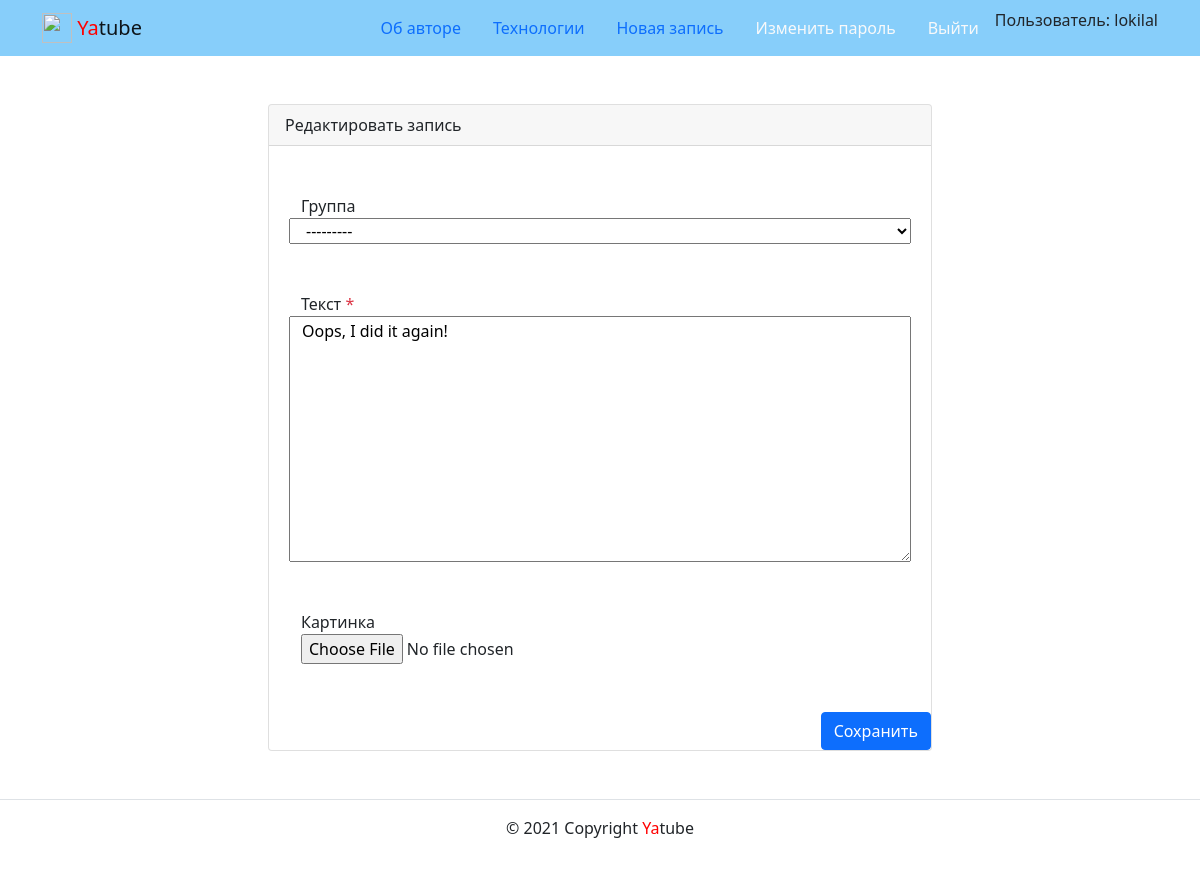
The page /posts/38/edit/ (signed in) on the database as committed earlier.
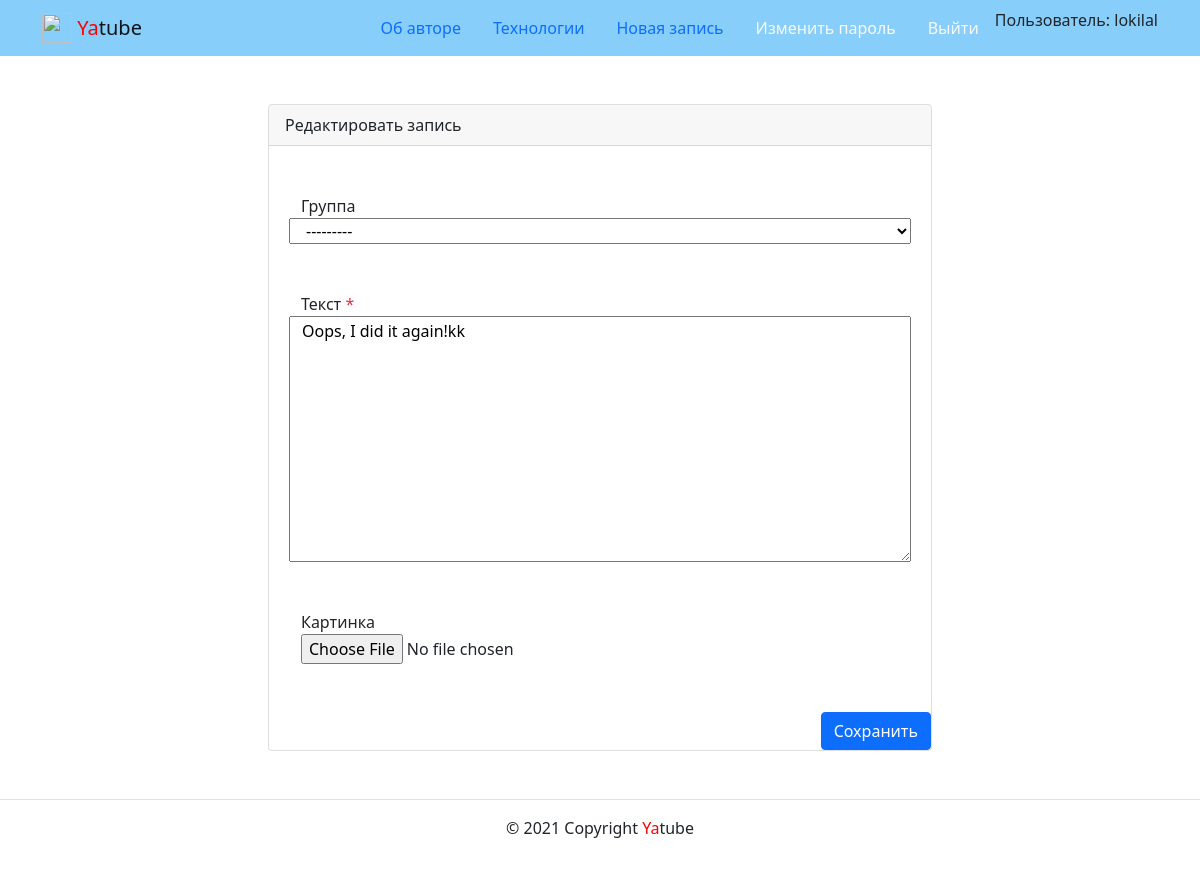
The same page on the database as committed later.
### posts/models.py (models this page shows, shortened)
class Post(models.Model):
    text = models.TextField()
    pub_date = models.DateTimeField(auto_now_add=True)
    author = models.ForeignKey(
        User,
        on_delete=models.CASCADE,
        related_name='posts'
    )
    group = models.ForeignKey(
        Group,
        on_delete=models.SET_NULL,
        blank=True, null=True,
        related_name='posts'
    )
    image = models.ImageField(
        'Картинка',
        upload_to='posts/',
        blank=True
    )
    class Meta:
        ordering = ['-pub_date']
        verbose_name = 'Пост'
        verbose_name_plural = 'Посты'

### posts/views.py (the view)
# urls.py: path('posts/<int:post_id>/edit/', views.post_edit, name='post_edit'),
@login_required
def post_edit(request, post_id):
    post = get_object_or_404(Post, id=post_id)
    if request.user != post.author:
        return redirect('posts:post_detail', post_id)
    form = PostForm(request.POST or None,
                    files=request.FILES or None, instance=post)
    if form.is_valid():
        form.save()
        return redirect('posts:post_detail', post_id)
    return render(request, 'posts/create_post.html',
                  {'form': form, 'post': post, 'is_edit': True})

### posts/forms.py
class PostForm(ModelForm):
    class Meta:
        model = Post
        fields = ('group', 'text', 'image')
        labels = {
            'group': 'Группа',
            'text': 'Текст',
            'image': 'Картинка',
        }

### posts/models.py (called while the page is built)
    def __str__(self):
        return self.title

### templates/posts/create_post.html (shortened to what this page needs)
{% extends 'base.html' %}
{% block content %}
        <div class="row justify-content-center">
          <div class="col-md-8 p-5">
            <div class="card">
              <div class="card-header">
                {% if is_edit %}
                Редактировать запись
                {% else %}
                Добавить запись
                {% endif %}
              </div>
              <div class="card-body">
                  {% if is_edit %}
                  <form method="post" action="{% url 'posts:post_edit' post.id %}" enctype="multipart/form-data">
                  {% else %}
                <form method="post" action="{% url 'posts:post_create' %}" enctype="multipart/form-data">
                  {% endif %}
                       {% for field in form %}
                        <div class="form-group row my-3 p-3">
                <label for="{{ field.id_for_label }}">
                  {{ field.label }}
                  {% if field.field.required %}
                    <span class="required text-danger">*</span>
                  {% endif %}
                </label>
                {{ field }}
              </div>
                      {% endfor %}
                  </div>
                  <div class="d-flex justify-content-end">
                    <button type="submit" class="btn btn-primary">
                      {% if is_edit %}
                      Сохранить
                      {% else %}
                      Добавить
                      {% endif %}
                    </button>
                  </div>
              </div>
            </div>
          </div>
        </div>
{% endblock %}

Rows that differ between the two databases and show on the page:
changed Post: text "Oops, I did it again!" → "Oops, I did it again!kk"
